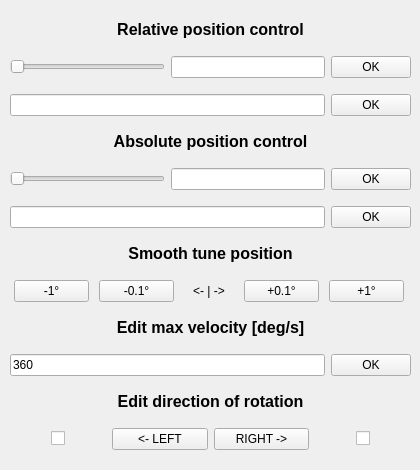
    <widget class="QWidget" name="tab_3">
     <attribute name="title">
      <string>     Position control    </string>
     </attribute>
     <widget class="QWidget" name="verticalLayoutWidget">
      <property name="geometry">
       <rect>
        <x>10</x>
        <y>10</y>
        <width>401</width>
        <height>451</height>
       </rect>
      </property>
      <layout class="QVBoxLayout" name="verticalLayout">
       <item>
        <widget class="QLabel" name="label_6">
         <property name="maximumSize">
          <size>
           <width>16777215</width>
           <height>20</height>
          </size>
         </property>
         <property name="text">
          <string>&lt;html&gt;&lt;head/&gt;&lt;body&gt;&lt;p align=&quot;center&quot;&gt;&lt;span style=&quot; font-size:12pt; font-weight:600;&quot;&gt;Relative position control&lt;/span&gt;&lt;/p&gt;&lt;/body&gt;&lt;/html&gt;</string>
         </property>
        </widget>
       </item>
       <item>
        <layout class="QVBoxLayout" name="verticalLayout_2">
         <item>
          <layout class="QHBoxLayout" name="horizontalLayout">
           <item>
            <widget class="QSlider" name="relativeControl_slider_SLIDER">
             <property name="maximum">
              <number>3600</number>
             </property>
             <property name="singleStep">
              <number>1</number>
             </property>
             <property name="orientation">
              <enum>Qt::Horizontal</enum>
             </property>
            </widget>
           </item>
           <item>
            <widget class="QLineEdit" name="relativeControl_slider_LE"/>
           </item>
           <item>
            <widget class="QPushButton" name="relativeControl_slider_PB">
             <property name="text">
              <string>OK</string>
             </property>
            </widget>
           </item>
          </layout>
         </item>
        </layout>
       </item>
       <item>
        <layout class="QHBoxLayout" name="horizontalLayout_2">
         <item>
          <widget class="QLineEdit" name="relativeControl_input_LE"/>
         </item>
         <item>
          <widget class="QPushButton" name="relativeControl_input_PB">
           <property name="text">
            <string>OK</string>
           </property>
          </widget>
         </item>
        </layout>
       </item>
       <item>
        <widget class="QLabel" name="label_7">
         <property name="maximumSize">
          <size>
           <width>16777215</width>
           <height>20</height>
          </size>
         </property>
         <property name="text">
          <string>&lt;html&gt;&lt;head/&gt;&lt;body&gt;&lt;p align=&quot;center&quot;&gt;&lt;span style=&quot; font-size:12pt; font-weight:600;&quot;&gt;Absolute position control&lt;/span&gt;&lt;/p&gt;&lt;/body&gt;&lt;/html&gt;</string>
         </property>
        </widget>
       </item>
       <item>
        <layout class="QHBoxLayout" name="horizontalLayout_3">
         <item>
          <widget class="QSlider" name="absoluteControl_slider_SLIDER">
           <property name="maximum">
            <number>3600</number>
           </property>
           <property name="orientation">
            <enum>Qt::Horizontal</enum>
           </property>
          </widget>
         </item>
         <item>
          <widget class="QLineEdit" name="absoluteControl_slider_LE"/>
         </item>
         <item>
          <widget class="QPushButton" name="absoluteControl_slider_PB">
           <property name="text">
            <string>OK</string>
           </property>
          </widget>
         </item>
        </layout>
       </item>
       <item>
        <layout class="QHBoxLayout" name="horizontalLayout_4">
         <item>
          <widget class="QLineEdit" name="absoluteControl_input_LE"/>
         </item>
         <item>
          <widget class="QPushButton" name="absoluteControl_input_PB">
           <property name="text">
            <string>OK</string>
           </property>
          </widget>
         </item>
        </layout>
       </item>
       <item>
        <widget class="QLabel" name="label_40">
         <property name="maximumSize">
          <size>
           <width>16777215</width>
           <height>20</height>
          </size>
         </property>
         <property name="text">
          <string>&lt;html&gt;&lt;head/&gt;&lt;body&gt;&lt;p align=&quot;center&quot;&gt;&lt;span style=&quot; font-size:12pt; font-weight:600;&quot;&gt;Smooth tune position&lt;/span&gt;&lt;/p&gt;&lt;/body&gt;&lt;/html&gt;</string>
         </property>
        </widget>
       </item>
       <item>
        <layout class="QHBoxLayout" name="horizontalLayout_20">
         <item>
          <widget class="QPushButton" name="smooth_minusOne_PB">
           <property name="maximumSize">
            <size>
             <width>75</width>
             <height>16777215</height>
            </size>
           </property>
           <property name="text">
            <string>-1°</string>
           </property>
          </widget>
         </item>
         <item>
          <widget class="QPushButton" name="smooth_minusHalf_PB">
           <property name="maximumSize">
            <size>
             <width>75</width>
             <height>16777215</height>
            </size>
           </property>
           <property name="text">
            <string>-0.1°</string>
           </property>
          </widget>
         </item>
         <item>
          <widget class="QLabel" name="label_41">
           <property name="maximumSize">
            <size>
             <width>50</width>
             <height>16777215</height>
            </size>
           </property>
           <property name="text">
            <string>&lt;html&gt;&lt;head/&gt;&lt;body&gt;&lt;p align=&quot;center&quot;&gt;&amp;lt;- | -&amp;gt;&lt;/p&gt;&lt;/body&gt;&lt;/html&gt;</string>
           </property>
          </widget>
         </item>
         <item>
          <widget class="QPushButton" name="smooth_plusHalf_PB">
           <property name="maximumSize">
            <size>
             <width>75</width>
             <height>16777215</height>
            </size>
           </property>
           <property name="text">
            <string>+0.1°</string>
           </property>
          </widget>
         </item>
         <item>
          <widget class="QPushButton" name="smooth_plusOne_PB">
           <property name="maximumSize">
            <size>
             <width>75</width>
             <height>16777215</height>
            </size>
           </property>
           <property name="text">
            <string>+1°</string>
           </property>
          </widget>
         </item>
        </layout>
       </item>
       <item>
        <widget class="QLabel" name="label_8">
         <property name="maximumSize">
          <size>
           <width>16777215</width>
           <height>20</height>
          </size>
         </property>
         <property name="text">
          <string>&lt;html&gt;&lt;head/&gt;&lt;body&gt;&lt;p align=&quot;center&quot;&gt;&lt;span style=&quot; font-size:12pt; font-weight:600;&quot;&gt;Edit max velocity [deg/s]&lt;/span&gt;&lt;/p&gt;&lt;/body&gt;&lt;/html&gt;</string>
         </property>
        </widget>
       </item>
       <item>
        <layout class="QHBoxLayout" name="horizontalLayout_5">
         <item>
          <widget class="QLineEdit" name="MaxVelocity_input_LE">
           <property name="text">
            <string>360</string>
           </property>
          </widget>
         </item>
         <item>
          <widget class="QPushButton" name="MaxVelocity_input_PB">
           <property name="text">
            <string>OK</string>
           </property>
          </widget>
         </item>
        </layout>
       </item>
       <item>
        <widget class="QLabel" name="label_25">
         <property name="maximumSize">
          <size>
           <width>16777215</width>
           <height>20</height>
          </size>
         </property>
         <property name="text">
          <string>&lt;html&gt;&lt;head/&gt;&lt;body&gt;&lt;p align=&quot;center&quot;&gt;&lt;span style=&quot; font-size:12pt; font-weight:600;&quot;&gt;Edit direction of rotation&lt;/span&gt;&lt;/p&gt;&lt;/body&gt;&lt;/html&gt;</string>
         </property>
        </widget>
       </item>
       <item>
        <layout class="QHBoxLayout" name="horizontalLayout_16">
         <item alignment="Qt::AlignHCenter">
          <widget class="QCheckBox" name="direction_LEFT_CB">
           <property name="text">
            <string/>
           </property>
          </widget>
         </item>
         <item>
          <widget class="QPushButton" name="direction_LEFT_PB">
           <property name="text">
            <string>&lt;- LEFT</string>
           </property>
          </widget>
         </item>
         <item>
          <widget class="QPushButton" name="direction_RIGHT_PB">
           <property name="text">
            <string>RIGHT -&gt;</string>
           </property>
          </widget>
         </item>
         <item alignment="Qt::AlignHCenter">
          <widget class="QCheckBox" name="direction_RIGHT_CB">
           <property name="text">
            <string/>
           </property>
          </widget>
         </item>
        </layout>
       </item>
      </layout>
     </widget>
    </widget>
